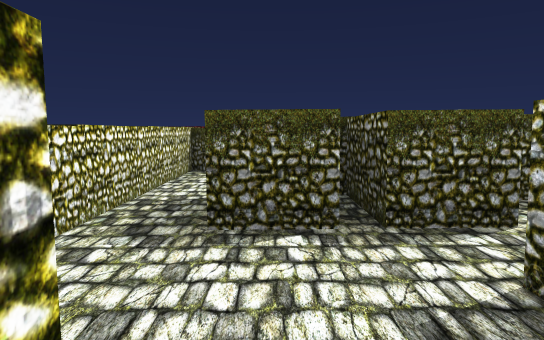
View 1 (above)

20 first-person views from a walk through a scene from a Unity 3-D project. The camera is 1.5 m above the floor, tilts 6° down and sees 70° across. The floor is counted in squares, 2 m on a side. Each view is taken from the middle of a square. On the plan, view 1 faces up. The plan holds only what a view shows up to about 12 squares ahead; the rest is blank. The place goes on beyond the plan. The player character is not drawn.

View 2
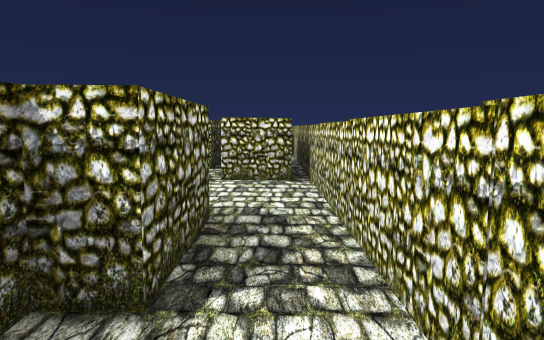

View 3
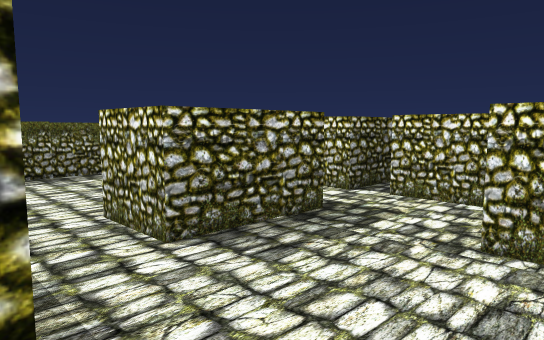

View 4
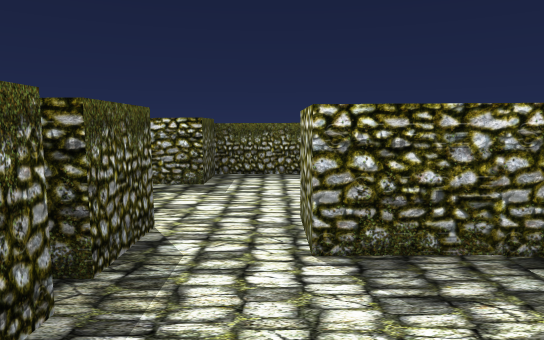

View 5
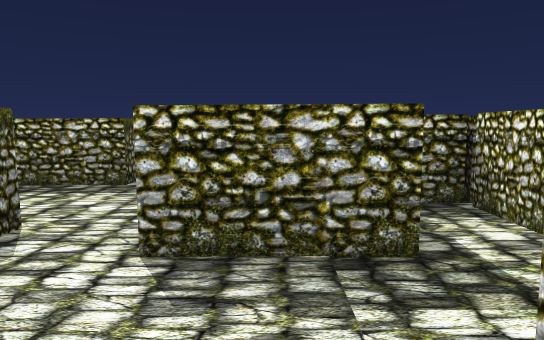

View 6
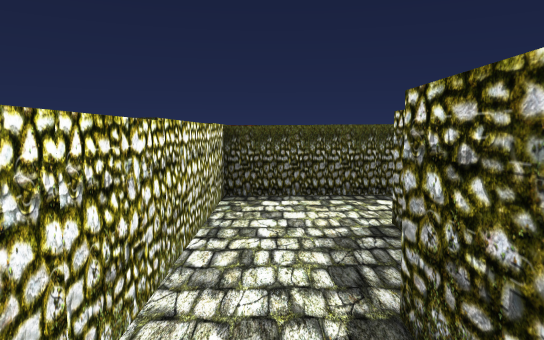

View 7
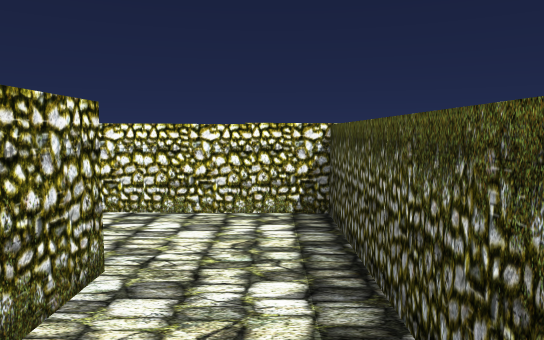

View 8
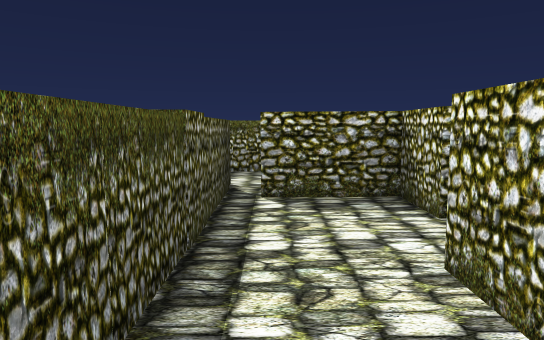

View 9
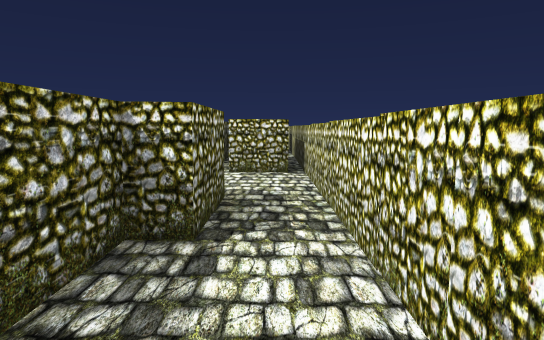

View 10
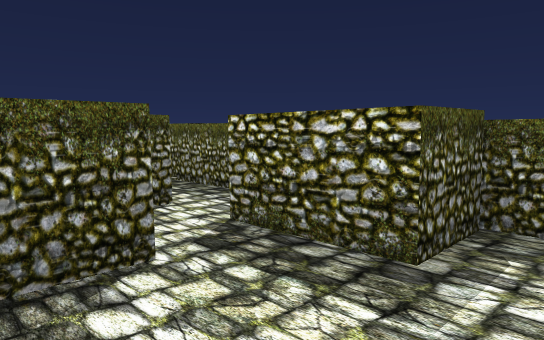

View 11
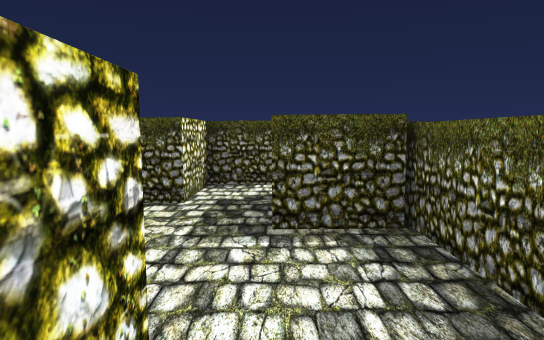

View 12
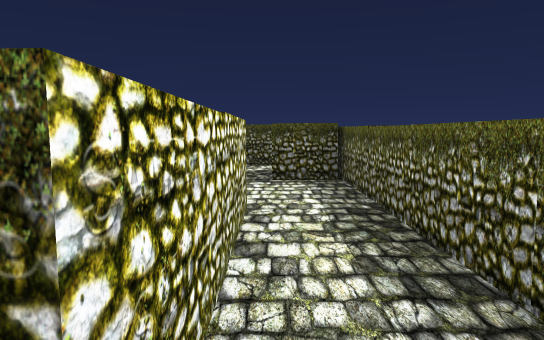

View 13
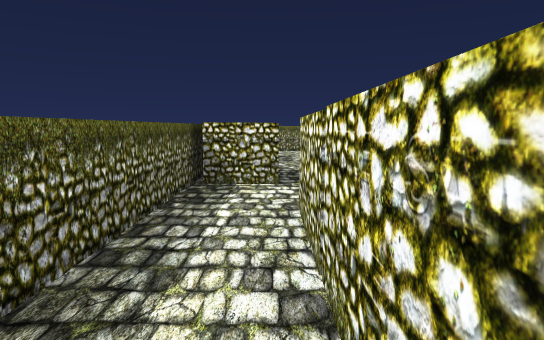

View 14
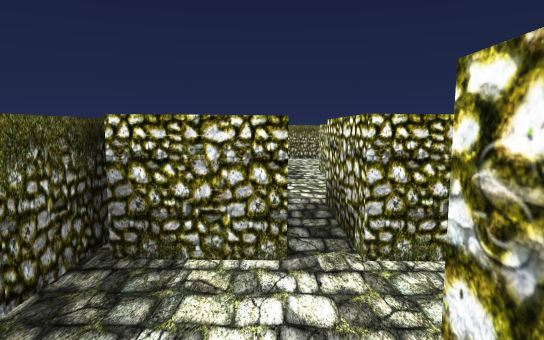

View 15
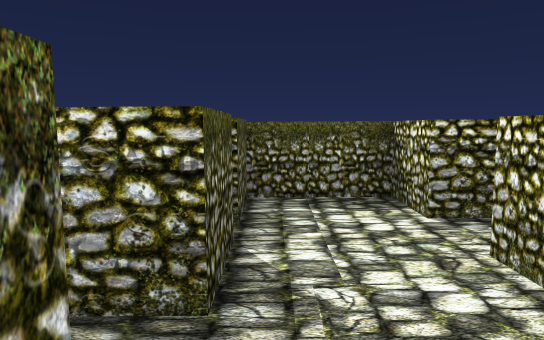

View 16
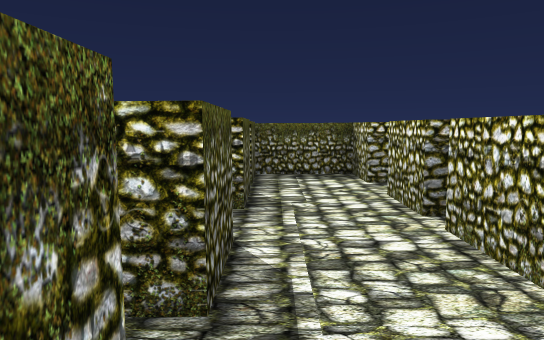

View 17
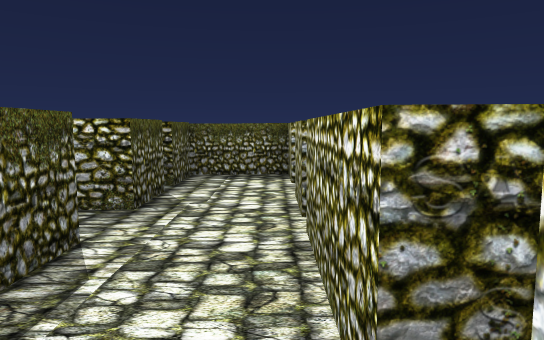

View 18
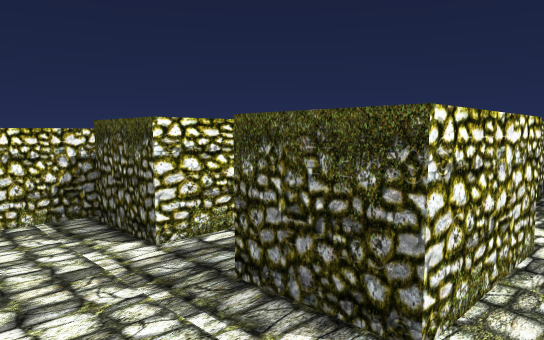

View 19
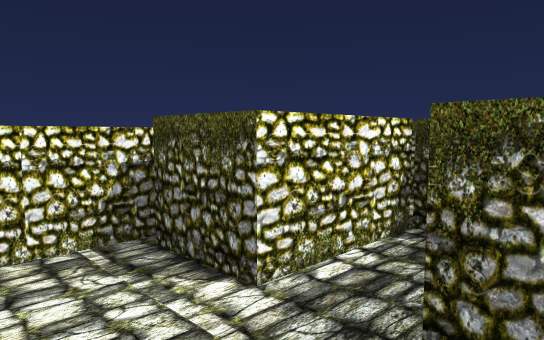

View 20
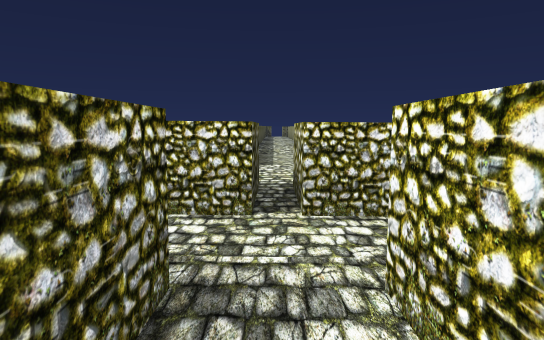

### Floor plan
Key: @ floor where view 1 was taken; # wall or solid block; x gap in a wall; . main floor; : floor 0.25 m higher than the main floor.
Columns run from 2 left of view 1 to 5 right of it. Each row starts with its distance up from view 1.
  8 ######
  7 #....#
  6 #.##.###
  5 #.#####
  4 #.#####
  3 #.##..##
  2 #......#
  1 #...#..#
  0 ##@.##.#
 -1 ######.#
 -2 ######.#
 -3   #....#
 -4 ###...##
 -5 ####.###
 -6 #.....:#
 -7 #....::#
 -8 ####:#x
 -9     :::
-10     :::
-11     :::
-12     :##
-13     :

Positions as (right, up) in squares from view 1, and headings:
1: (0, 0), facing up
2: (-1, 6), facing down
3: (-1, 3), facing down-right
4: (-1, 2), facing right
5: (-1, 1), facing right
6: (-1, 3), facing up
7: (2, 7), facing left
8: (-1, 7), facing right
9: (-1, 7), facing down
10: (2, 2), facing up-right
11: (4, 0), facing up
12: (4, -3), facing up
13: (4, 1), facing down
14: (4, -2), facing down
15: (1, -6), facing right
16: (-1, -6), facing right
17: (-1, -7), facing right
18: (2, -7), facing up-left
19: (1, -7), facing up-left
20: (2, -4), facing down
